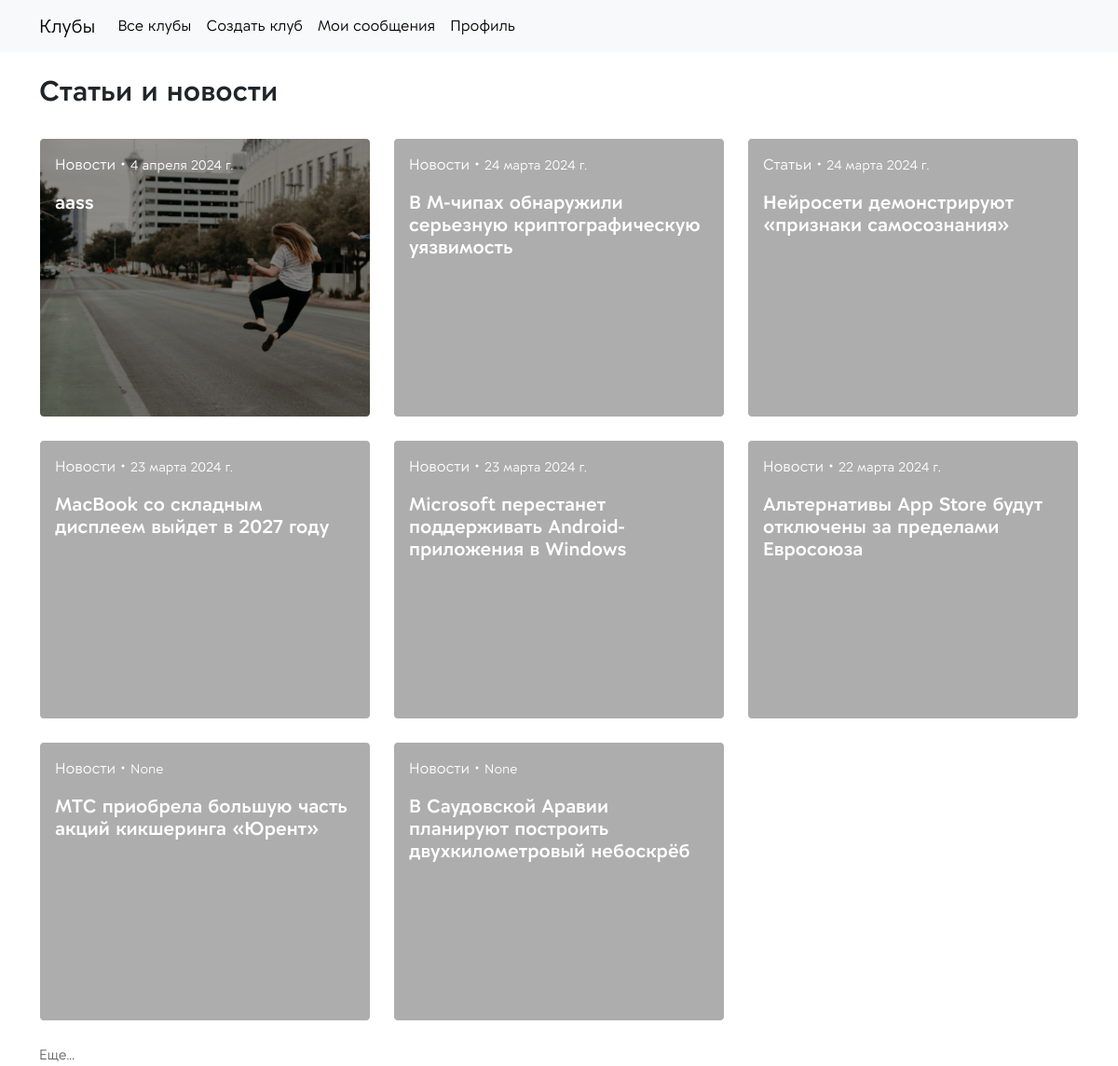
Page /newsmobile/show-content/posts/ (signed in) on the earlier database version.
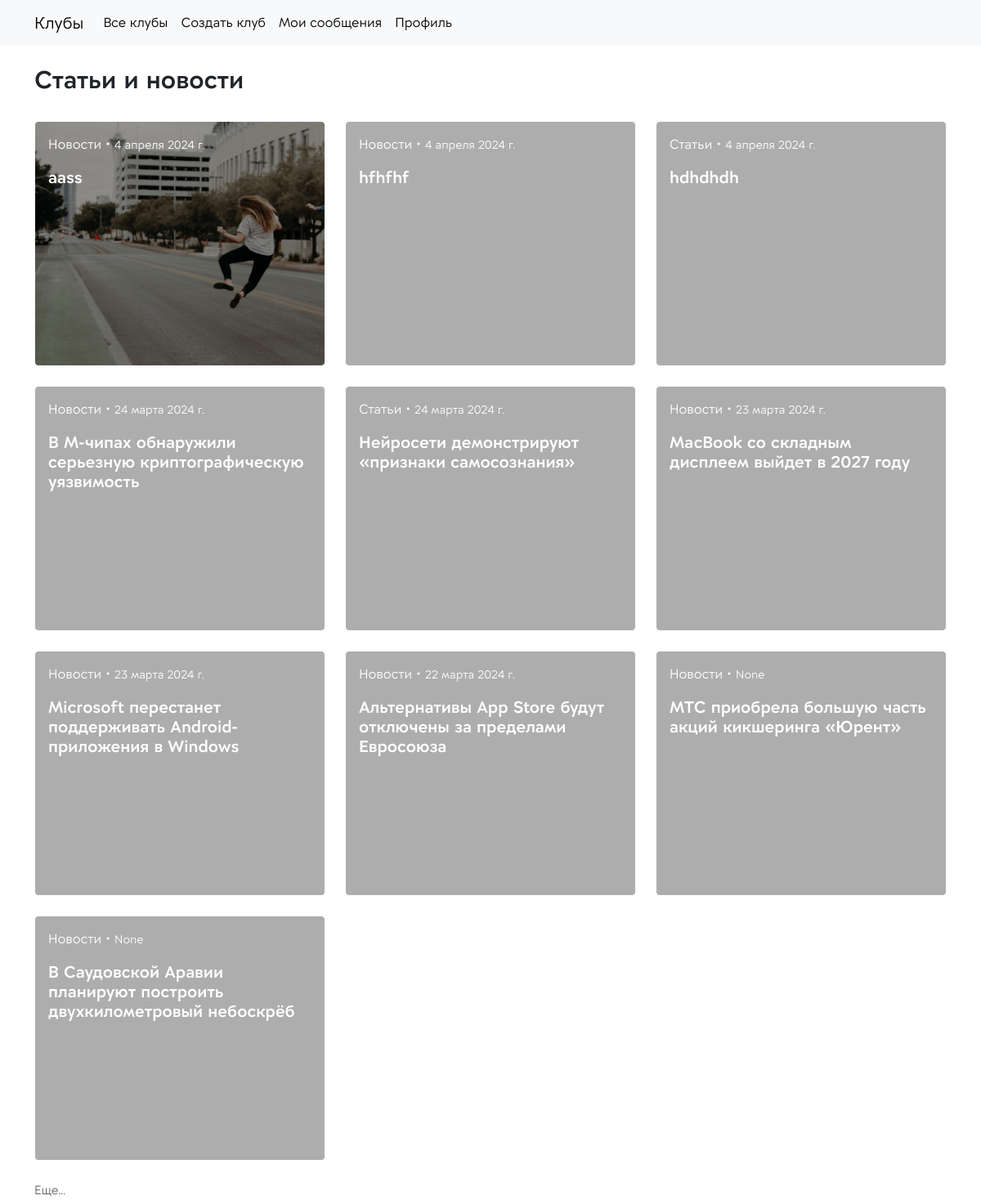
Same page on the later database version.
### app_clubs/models.py (models this page shows, shortened)
class BaseModel(models.Model):
    format_choices = [
        ("Онлайн", "Онлайн"),
        ("Офлайн", "Офлайн"),
    ]
    title = models.CharField(max_length=128, verbose_name='Заголовок')
    slug = models.SlugField(max_length=128, db_index=True, null=False, blank=True, unique=True)
    club = models.ForeignKey("Club", on_delete=models.SET_NULL, null=True, blank=True)
    class Meta:
        abstract = True

class ModelPost(BaseModel):
    type_content_choices = [
        ('news', 'Новости'),
        ('article', 'Статьи'),
    ]
    text = CKEditor5Field(blank=True, null=True, verbose_name="Текст", config_name='extends')
    image = models.FileField(upload_to='uploads/posts/', default=None, null=True, blank=True,
                             verbose_name='Изображение')
    datetime = models.DateField(blank=True, null=True, default=datetime.date.today)
    type_content = models.CharField(max_length=32, choices=type_content_choices, verbose_name='Тип поста', null=True, blank=True)
    author = models.ForeignKey(get_user_model(), on_delete=models.SET_NULL, null=True, blank=True)
    class Meta:
        verbose_name_plural = 'Посты'
        ordering = ['-datetime']

### app_clubs/views.py (the view)
# urls.py: path('<slug:club_slug>/show-content/<slug:content>/', views.ShowContent.as_view(), name='show_content'),
class ShowContent(RequiredClubMember, ListView):
    extra_context = {'param': 'None'}
    template_name = 'app_clubs/show_content.html'
    def dispatch(self, request, *args, **kwargs):
        content_type = self.kwargs['content']
        if content_type not in ('events', 'posts', 'members'):
            return redirect(reverse_lazy('app_clubs:page_error', kwargs={'type_error': '404'}))
        return super().dispatch(request, *args, **kwargs)
    def get_queryset(self):
        content_type = self.kwargs['content']
        self.extra_context['content_type'] = content_type
        self.extra_context['current_club'] = self.request.current_club
        self.context_object_name = content_type
        if content_type == 'events':
            self.model = EventModel
            return EventModel.objects.filter(club=self.request.current_club)
        if content_type == 'posts':
            self.model = ModelPost
            return ModelPost.objects.filter(club=self.request.current_club)
        if content_type == 'members':
            self.model = get_user_model()
            return get_user_model().objects.filter(clubs=self.request.current_club)

### app_clubs/context_processors.py (called while the page is built)
def context_navbar(request, navbar=navbar):
    if request.user.is_authenticated:
        navbar = navbar[0:-2]
        navbar.append({'selected': 'profile_user', 'name': 'Профиль', 'url': reverse_lazy('app_clubs:profile_user')})
    else:
        navbar = navbar[-2:]
    return {'logo': 'Клубы', 'main_page_url': reverse_lazy('app_clubs:home_page'), 'menu_navbar': navbar}

### app_clubs/templatetags/club_filters.py (called while the page is built)
@register.filter
def list_content(lst, param):
    if param == "None":
        return lst
    by, size = map(int, param.split(':'))
    if len(lst) < by:
        return lst
    return lst[0:len(lst) // by * by][:size]

### app_clubs/templates/app_clubs/show_content.html (shortened to what this page needs)
{% extends 'app_clubs/base/base.html' %}
{% block content %}
    {% if content_type == 'events' %}
        <br>
        {% include 'app_clubs/base/base_show_events.html' with param="None" %}
    {% elif content_type == 'posts' %}
        <br>
        {% include 'app_clubs/base/base_show_posts.html' with param="None" %}
    {% elif content_type == 'members' %}
        <br>
        {% include 'app_clubs/base/base_show_members.html' with param="None" %}
    {% else %}
        <h1>{{ content_type }}</h1>
    {% endif %}
{% endblock %}

### app_clubs/templates/app_clubs/base/base_show_posts.html
{% load static %}
{% load club_filters %}
<div class="container">
    <h2 class="title-weight-section">Статьи и новости</h2><br>
    <div class="row row-cols-1 row-cols-md-3 g-4">
        {% for post in posts|list_content:param %}
            <div class="col">
                <div class="card h-100" style="border: none">
                    {% if post.image %}
                        <div class="img-post-list"
                             style="background-image: url({{ post.image.url }});">
                        </div>
                    {% else %}
                        <div class="img-post-list"
                             style="background-image: url({% static 'users/images/back_page_login.png' %});">
                        </div>
                    {% endif %}
                    <div class="card-img-overlay block-post-list">
                        <div>
                            <p class="card-text" style="color:white">{{ post.get_type_content_display  }}<i class="bi bi-dot"></i><small>{{ post.datetime }}</small></p>
                            <a href="{% url 'app_clubs:detail_post' club_slug=current_club.slug post_slug=post.slug %}" class="text-decoration-none">
                                <h5 class="card-title" style="color: white; font-weight: 600">{{ post.title }}</h5>
                            </a>
                        </div>
                    </div>
                </div>
            </div>
        {% endfor %}
    </div>
    <br>
    <a href="{% url 'app_clubs:show_content' club_slug=current_club.slug content='posts' %}" class="more">Еще...</a>
</div>

Differences in the rows shown:
added ModelPost: type_content "Новости", datetime "4 апреля 2024 г.", title "hfhfhf"
added ModelPost: type_content "Статьи", datetime "4 апреля 2024 г.", title "hdhdhdh"
